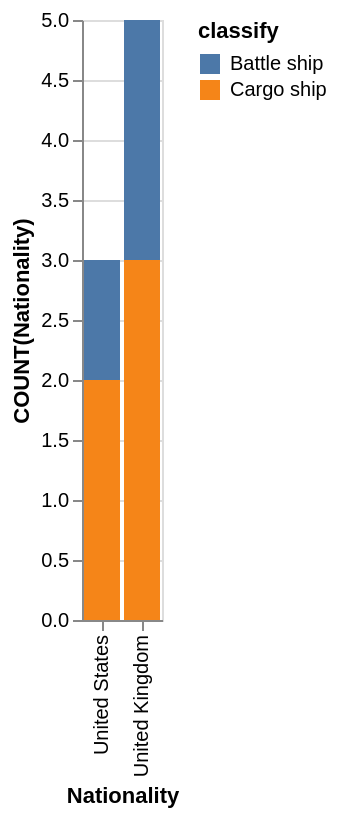

Vega-Lite specification stored for this chart:
### Vega-Lite specification from a JSON file in a GitHub repository (floating-point values rounded to 4 significant figures)
{"data": {"values": [{"x_data": "United Kingdom", "y_data": 2, "classify": "Battle ship"}, {"x_data": "United States", "y_data": 1, "classify": "Battle ship"}, {"x_data": "United Kingdom", "y_data": 3, "classify": "Cargo ship"}, {"x_data": "United States", "y_data": 2, "classify": "Cargo ship"}]}, "mark": "bar", "encoding": {"x": {"field": "x_data", "type": "nominal", "title": "Nationality", "sort": "descending"}, "y": {"field": "y_data", "type": "quantitative", "title": "COUNT(Nationality)"}, "color": {"field": "classify"}}}
